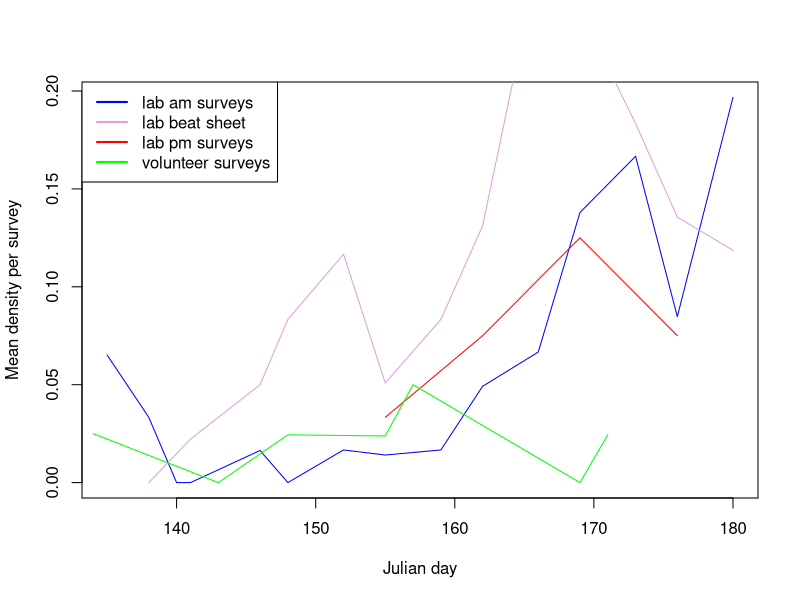
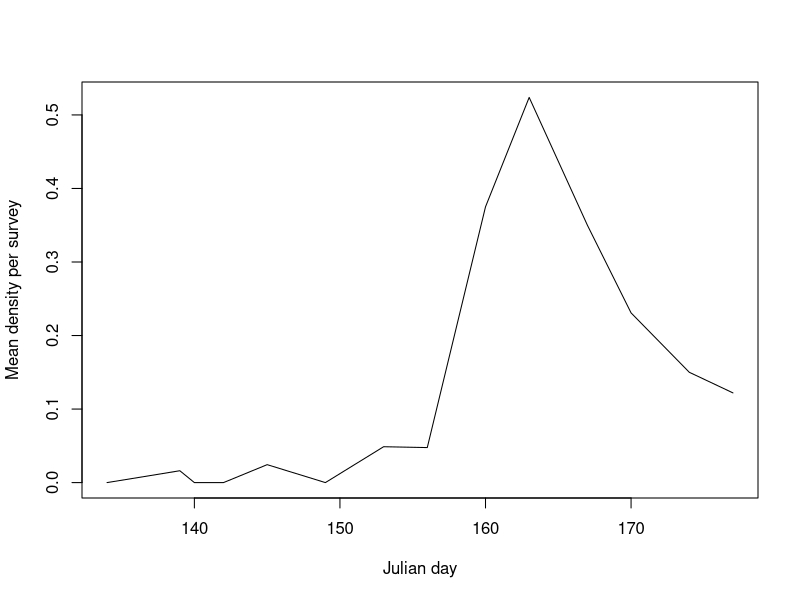

Recreate these plots in R, in order.
################################################
# Script for conducting basic analyses based on 
# Caterpillars Count! data exported from the
# phpMyAdmin project site.

# Data include:
#
# tbl_surveys: date, site, time, and temperature of all survey events
#
# tbl_orders: arthropod observed, their length, and count associated with
#             each survey event

# Load required libraries
library(plyr)
library(dplyr)
library(lubridate)
library(stringr)

# Read in data
surveys = read.csv('data/tbl_surveys.csv', header=F)
orders = read.csv('data/tbl_orders.csv', header=F)

names(surveys) = c('surveyID', 'site', 'userID', 'circle', 'survey', 'dateStart',
                   'dateSubmit', 'tempMin', 'tempMax', 'notes', 'plantSp',
                   'herbivory', 'photo', 'isValid')
names(orders) = c('recordID', 'surveyID', 'arthropod', 'length', 'notes',
                  'count', 'photo', 'time', 'isValid')

# Convert 'survey' field to character from factor
surveys$survey = as.character(surveys$survey)


# Merge orders and surveys table
orders2 = merge(surveys, orders, by = 'surveyID', all.x = T)

orders2$date = as.POSIXlt(word(orders2$dateStart, 1, sep = " "), format = "%m/%d/%Y")
orders2$julianday = yday(orders2$date)

orders3 = orders2[, c('surveyID', 'userID','site', 'survey', 'circle', 'date','julianday',
                      'plantSp','herbivory','arthropod','length',
                      'count','notes.y','notes.x')]

# Add column with arthopod order code
arthcodes = read.csv('arth_codes.csv', header=T)
arthcodes1 = arthcodes[, c('ArthCode', 'DataName')]
names(arthcodes1) = c('arthCode', 'arthropod')
orders4 <- merge(orders3, arthcodes1, all.x = TRUE, sort = FALSE)
orders4 <- orders4[, c('surveyID', 'userID','site', 'survey', 'circle', 'date','julianday',
                        'plantSp','herbivory','arthropod','arthCode','length',
                        'count','notes.y','notes.x')]
orders4 <- orders4[order(orders4$date),]

# Add a column indicating if the leaves were wet
orders4$wetLeaves = c()
tempwet <- sort(c(grep("wet leaves", orders4$notes.x), grep("Wet leaves", orders4$notes.x), 
      grep("very dewy", orders4$notes.x), grep("Wet Leaves", orders4$notes.x)))
orders4$wetLeaves = rep('no', nrow(orders4))
orders4$wetLeaves[tempwet] = 'yes'

#tempwet$wetLeaves = 'yes'
#tempwet1 <- tempwet[, c('surveyID', 'wetLeaves')]
#orders5 <- merge(orders4, tempwet1, by = 'wetLeaves', all.x = T)
#orders5$wetLeaves[is.na(orders5$wetLeaves)] = 'no'


# temp fix of date class
orders4$date = as.character(orders4$date)

# add a year column
tempdate <- substring(orders4$date, 1, 4)
orders4$year = tempdate

# List of unique survey events
events = unique(orders4[, c("surveyID", "userID", "date", "year", "julianday", "site", "circle", "survey")])


# Function for checking survey events for a given site and year

surveyCount = function(events, site, year) {
  subevents = subset(events, site == site & year == year)
  #Count number of survey locations per date
  survcount1 = data.frame(table(subevents$date))
  names(survcount1) = c('date', 'numSurveys')                        
  survcount2 = data.frame(table(subevents[, c('date', 'circle', 'survey')]))
  zerocounts = survcount2[survcount2$Freq == 0,]
  zerocounts = zerocounts[order(zerocounts$date, zerocounts$circle, zerocounts$survey),]
  multicounts = survcount2[survcount2$Freq > 1,]
  multicounts = multicounts[order(multicounts$date, multicounts$circle, multicounts$survey),]
}





# Calculate mean density per survey

meanDensityByDay = function(surveyData,            # merged dataframe of surveys and orders tables
                       ordersToInclude,       # which arthropod orders to calculate density for (codes)
                       byTreeSpecies = FALSE, # do we want to calculate densities separately for each tree?
                       minLength = 0,         # minimum arthropod size to include
                       inputYear,
                       inputSite, 
                       plot = F,
                       new = T,
                       color = 'black')                  
  
  {
  dataYearSite = surveyData[surveyData$year == inputYear & surveyData$site == inputSite, ]
  effortByDay = data.frame(table(unique(dataYearSite[, c('surveyID', 'julianday')])$julianday))
  names(effortByDay) = c('julianday', 'numSurveys')
  
  temp = filter(surveyData,
                surveyData$year == inputYear & 
                surveyData$site == inputSite &
                length >= minLength & 
                arthCode %in% ordersToInclude)
  
  
  if (byTreeSpecies) {
    temp2 = ddply(temp, .(site, julianday, year, plantSp), summarize, 
                  totalCount = sum(count))
    
  } else {
    temp2 = ddply(temp, .(site, julianday, year), summarize, 
                  totalCount = sum(count))
  }
  
  temp3 = merge(effortByDay, temp2[, c('julianday', 'totalCount')], by = 'julianday', all = T)
  temp3$totalCount[is.na(temp3$totalCount)] = 0
  temp3$meanDensity = temp3$totalCount/temp3$numSurveys
  temp3$julianday = as.numeric(as.character(temp3$julianday))
  if (plot & new) {
    plot(temp3$julianday, temp3$meanDensity, type = 'l', 
         col = color, xlab = "Julian day", ylab = "Mean density per survey")
  } else if (plot & new==F) {
    points(temp3$julianday, temp3$meanDensity, type = 'l', col = color)
  }
  return(temp3)
}


# Create different subsets of data for beat sheets vs visual surveys, 
# morning versus afternoon, etc. Also, try to pull out the number of leaves
# for the BEAT SHEETs.


# Separating the data:

# For the word function:
library(stringr)

# All visual surveys
visualsurvey = orders4[!grepl("BEAT SHEET", orders4$notes.x),]

# Botanical Garden visual surveys
visualsurveybg = visualsurvey[visualsurvey$site == 8892356,]

# Prairie Ridge visual surveys
visualsurveypr = visualsurvey[visualsurvey$site == 117,]


# For separating the Prairie Ridge data:

# Our visual surveys ONLY, not including repeat surveys
# Checked data and "REPEAT SURVEY" only format used so far to indicate
tempvis = visualsurveypr[!grepl("REPEAT SURVEY", visualsurveypr$notes.x),]
labsurvey = tempvis[tempvis$userID %in% c(69, 130, 131, 132), ]

# Our repeat surveys ONLY
repsurvey = visualsurveypr[grep("REPEAT SURVEY", visualsurveypr$notes.x),]

# Volunteer surveys
volsurvey = visualsurveypr[visualsurveypr$userID == 129,]

# Beat sheets and isolating # leaves into a new column
beatsheet = orders4[grep("BEAT SHEET", orders4$notes.x),]
leavesNumTemp <- word(beatsheet$notes.x, -1, sep = "= ")
leavesNumTemp1 <- word(leavesNumTemp, -1, sep = "BEAT SHEET; Leaves  ")
leavesNumTemp2 <- word(leavesNumTemp1, -1, sep = "BEAT SHEET; Leaves=")
leavesNumTemp3 <- word(leavesNumTemp2, 1, sep = ";")
leavesNumTemp4 <- word(leavesNumTemp3, 1, sep = ",")
leavesNumTemp5 <- gsub(" ", "", leavesNumTemp4)
leavesNumTemp6 <- gsub("\n", "", leavesNumTemp5)
leavesNumTemp7 <- gsub("Unknown", "unknown", leavesNumTemp6)
beatsheet$leavesNum <- as.numeric(leavesNumTemp7)


# Pulling out # Leaves, use strsplit(orders4$notes.x, "BEAT SHEET; Leaves = ")
# splitbeat <- strsplit(as.character(beatsheet$notes.x), split = "BEAT SHEET; Leaves = ")
# beatsheet$leavesBeatTemp = splitbeat


# Plotting and calculations

# Prairie Ridge
# temporarily going to take out julian day 170, not a PR day and only one caterpillar seen on one survey

labsurvey1 <- labsurvey[labsurvey$julianday != 170, ]
twoorders <- c('LEPL', 'ORTH')

# Plot our morning surveys, our beat sheet surveys, our repeat surveys, and the volunteer surveys all on one graph
PRam = meanDensityByDay(labsurvey1, "LEPL", inputYear = 2015, inputSite = 117, plot = T, new = T, color = 'blue')
PRbs = meanDensityByDay(beatsheet, "LEPL", inputYear = 2015, inputSite = 117, plot = T, new = F, color = 'plum')
PRpm = meanDensityByDay(repsurvey, "LEPL", inputYear = 2015, inputSite = 117, plot = T, new = F, color = 'red')
PRvol = meanDensityByDay(volsurvey, "LEPL", inputYear = 2015, inputSite = 117, plot = T, new = F, color = 'green')
legend("topleft", c('lab am surveys', 'lab beat sheet', 'lab pm surveys', 'volunteer surveys'),lwd = 2, lty = 'solid', 
       col = c('blue', 'plum', 'red', 'green'))


# Botanical Garden
BG = meanDensityByDay(visualsurveybg, 'LEPL', inputYear = '2015', inputSite = 8892356,
                      plot = T, new = T, color = 'black') 
